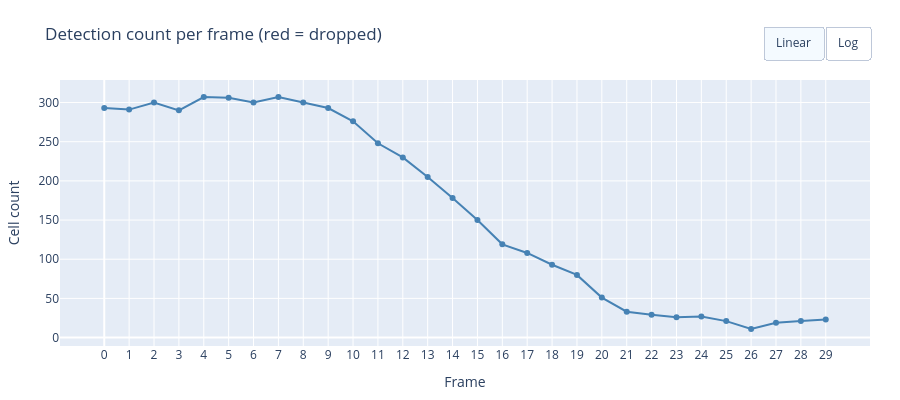

The cell this chart's notebook holds for it:
### Markdown cell above
## 3. Frame gating

### Code cell
detections, bad_frames, diagnostics = run_frame_gating(
    label_stack, z_threshold=GATING_Z_THRESHOLD, results_dir=EXTRACTION_DIR,
)
plot_frame_gating(diagnostics, bad_frames)

### Figure 1 — Plotly figure (JSON) as saved in the notebook; plotly's stock layout.template omitted (floating-point values rounded to 4 significant figures)
{"data": [{"hovertemplate": "Frame %{x}<br>Count %{y}<extra></extra>", "line": {"color": "steelblue", "width": 2}, "marker": {"size": 6}, "mode": "lines+markers", "name": "Cell count", "type": "scatter", "x": [0, 1, 2, 3, 4, 5, 6, 7, 8, 9, 10, 11, 12, 13, 14, 15, 16, 17, 18, 19, 20, 21, 22, 23, 24, 25, 26, 27, 28, 29], "y": [293, 291, 300, 290, 307, 306, 300, 307, 300, 293, 276, 248, 230, 205, 178, 150, 119, 108, 93, 80, 51, 33, 29, 26, 27, 21, 11, 19, 21, 23]}], "layout": {"height": 400, "margin": {"b": 50, "l": 60, "r": 30, "t": 80}, "title": {"text": "Detection count per frame (red = dropped)"}, "updatemenus": [{"buttons": [{"args": [{"yaxis.type": "linear"}], "label": "Linear", "method": "relayout"}, {"args": [{"yaxis.type": "log"}], "label": "Log", "method": "relayout"}], "direction": "right", "pad": {"r": 0, "t": 0}, "showactive": true, "type": "buttons", "x": 1, "xanchor": "right", "y": 1.08, "yanchor": "bottom"}], "xaxis": {"tickmode": "array", "tickvals": [0, 1, 2, 3, 4, 5, 6, 7, 8, 9, 10, 11, 12, 13, 14, 15, 16, 17, 18, 19, 20, 21, 22, 23, 24, 25, 26, 27, 28, 29], "title": {"text": "Frame"}}, "yaxis": {"title": {"text": "Cell count"}}}}
